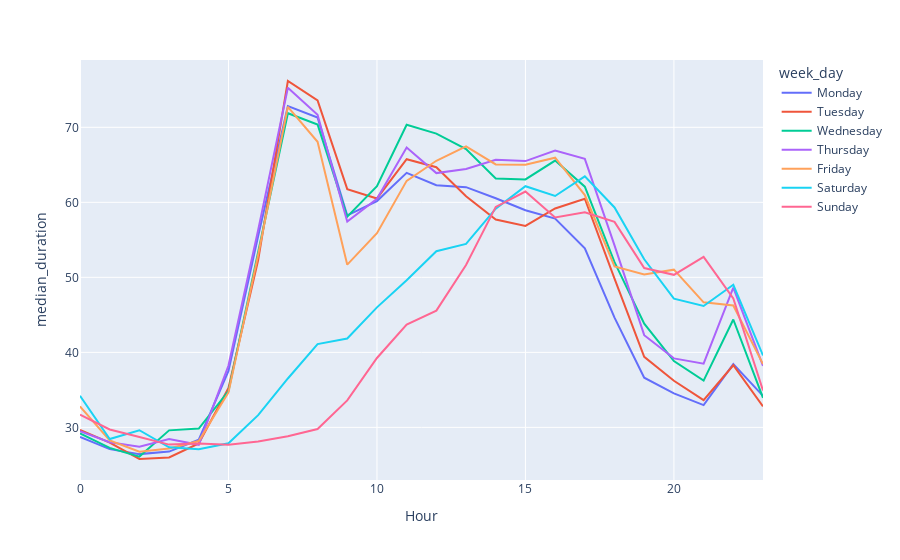

The notebook cell this image was saved under:
### Code cell
fig = px.line(median_trip_JFK_MID_df, x='Hour', y='median_duration', color = "week_day")
fig.show()

### Figure 1 — Plotly figure (JSON) as saved in the notebook; plotly's stock layout.template omitted (floating-point values rounded to 4 significant figures)
{"data": [{"hovertemplate": "week_day=Monday<br>Hour=%{x}<br>median_duration=%{y}<extra></extra>", "legendgroup": "Monday", "line": {"color": "#636efa", "dash": "solid"}, "mode": "lines", "name": "Monday", "orientation": "v", "showlegend": true, "type": "scatter", "x": [0, 1, 2, 3, 4, 5, 6, 7, 8, 9, 10, 11, 12, 13, 14, 15, 16, 17, 18, 19, 20, 21, 22, 23], "xaxis": "x", "y": [28.72, 27.1, 26.43, 26.77, 28.37, 37.53, 55.49, 72.82, 71.3, 58.25, 60.17, 63.92, 62.28, 62.03, 60.55, 58.95, 57.83, 53.87, 44.63, 36.62, 34.53, 32.97, 38.44, 34.2], "yaxis": "y"}, {"hovertemplate": "week_day=Tuesday<br>Hour=%{x}<br>median_duration=%{y}<extra></extra>", "legendgroup": "Tuesday", "line": {"color": "#EF553B", "dash": "solid"}, "mode": "lines", "name": "Tuesday", "orientation": "v", "showlegend": true, "type": "scatter", "x": [0, 1, 2, 3, 4, 5, 6, 7, 8, 9, 10, 11, 12, 13, 14, 15, 16, 17, 18, 19, 20, 21, 22, 23], "xaxis": "x", "y": [29.67, 27.97, 25.78, 25.98, 27.85, 35.25, 52.31, 76.18, 73.6, 61.77, 60.52, 65.74, 64.68, 60.8, 57.71, 56.85, 59.18, 60.48, 49.83, 39.4, 36.22, 33.63, 38.28, 32.8], "yaxis": "y"}, {"hovertemplate": "week_day=Wednesday<br>Hour=%{x}<br>median_duration=%{y}<extra></extra>", "legendgroup": "Wednesday", "line": {"color": "#00cc96", "dash": "solid"}, "mode": "lines", "name": "Wednesday", "orientation": "v", "showlegend": true, "type": "scatter", "x": [0, 1, 2, 3, 4, 5, 6, 7, 8, 9, 10, 11, 12, 13, 14, 15, 16, 17, 18, 19, 20, 21, 22, 23], "xaxis": "x", "y": [29.2, 27.27, 26.1, 29.6, 29.83, 34.83, 53.38, 71.88, 70.38, 58.1, 62.16, 70.33, 69.16, 67.1, 63.17, 63.06, 65.57, 62.08, 52.02, 43.83, 38.83, 36.23, 44.38, 33.93], "yaxis": "y"}, {"hovertemplate": "week_day=Thursday<br>Hour=%{x}<br>median_duration=%{y}<extra></extra>", "legendgroup": "Thursday", "line": {"color": "#ab63fa", "dash": "solid"}, "mode": "lines", "name": "Thursday", "orientation": "v", "showlegend": true, "type": "scatter", "x": [0, 1, 2, 3, 4, 5, 6, 7, 8, 9, 10, 11, 12, 13, 14, 15, 16, 17, 18, 19, 20, 21, 22, 23], "xaxis": "x", "y": [29.5, 28.01, 27.43, 28.45, 27.68, 38.25, 56.33, 75.27, 71.67, 57.42, 60.47, 67.32, 63.9, 64.45, 65.67, 65.5, 66.92, 65.8, 54.27, 42.29, 39.2, 38.5, 48.62, 38.2], "yaxis": "y"}, {"hovertemplate": "week_day=Friday<br>Hour=%{x}<br>median_duration=%{y}<extra></extra>", "legendgroup": "Friday", "line": {"color": "#FFA15A", "dash": "solid"}, "mode": "lines", "name": "Friday", "orientation": "v", "showlegend": true, "type": "scatter", "x": [0, 1, 2, 3, 4, 5, 6, 7, 8, 9, 10, 11, 12, 13, 14, 15, 16, 17, 18, 19, 20, 21, 22, 23], "xaxis": "x", "y": [32.8, 28.27, 26.75, 27.19, 28.17, 34.65, 53.01, 72.73, 68.07, 51.69, 55.88, 62.87, 65.54, 67.47, 65.06, 65.02, 65.95, 60.97, 51.45, 50.38, 51.03, 46.67, 46.24, 38.43], "yaxis": "y"}, {"hovertemplate": "week_day=Saturday<br>Hour=%{x}<br>median_duration=%{y}<extra></extra>", "legendgroup": "Saturday", "line": {"color": "#19d3f3", "dash": "solid"}, "mode": "lines", "name": "Saturday", "orientation": "v", "showlegend": true, "type": "scatter", "x": [0, 1, 2, 3, 4, 5, 6, 7, 8, 9, 10, 11, 12, 13, 14, 15, 16, 17, 18, 19, 20, 21, 22, 23], "xaxis": "x", "y": [34.22, 28.45, 29.62, 27.33, 27.08, 27.88, 31.63, 36.52, 41.1, 41.84, 46, 49.62, 53.48, 54.45, 59.15, 62.15, 60.84, 63.47, 59.32, 52.41, 47.16, 46.18, 49.01, 39.58], "yaxis": "y"}, {"hovertemplate": "week_day=Sunday<br>Hour=%{x}<br>median_duration=%{y}<extra></extra>", "legendgroup": "Sunday", "line": {"color": "#FF6692", "dash": "solid"}, "mode": "lines", "name": "Sunday", "orientation": "v", "showlegend": true, "type": "scatter", "x": [0, 1, 2, 3, 4, 5, 6, 7, 8, 9, 10, 11, 12, 13, 14, 15, 16, 17, 18, 19, 20, 21, 22, 23], "xaxis": "x", "y": [31.68, 29.72, 28.72, 27.7, 27.85, 27.68, 28.12, 28.82, 29.77, 33.6, 39.25, 43.72, 45.57, 51.64, 59.39, 61.44, 57.98, 58.67, 57.4, 51.23, 50.33, 52.73, 47.18, 34.92], "yaxis": "y"}], "layout": {"legend": {"title": {"text": "week_day"}, "tracegroupgap": 0}, "margin": {"t": 60}, "xaxis": {"anchor": "y", "domain": [0, 1], "title": {"text": "Hour"}}, "yaxis": {"anchor": "x", "domain": [0, 1], "title": {"text": "median_duration"}}}}
